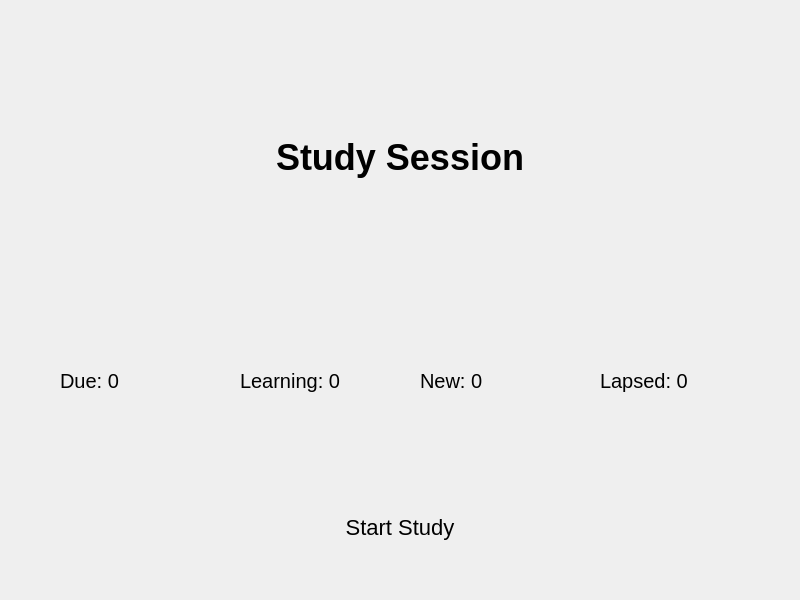
<?xml version="1.0" encoding="UTF-8"?>
<ui version="4.0">
 <class>SrsDashboard</class>
 <widget class="QWidget" name="SrsDashboard">
  <property name="minimumSize">
   <size>
    <width>800</width>
    <height>600</height>
   </size>
  </property>
  <property name="windowTitle">
   <string>Kotoba - Study</string>
  </property>

  <layout class="QVBoxLayout" name="mainLayout">
   <property name="spacing">
    <number>30</number>
   </property>
   <property name="leftMargin">
    <number>60</number>
   </property>
   <property name="rightMargin">
    <number>60</number>
   </property>
   <property name="topMargin">
    <number>60</number>
   </property>
   <property name="bottomMargin">
    <number>60</number>
   </property>

   <!-- Title -->
   <item>
    <widget class="QLabel" name="labelTitle">
     <property name="text">
      <string>Study Session</string>
     </property>
     <property name="styleSheet">
      <string>
font-size: 36px;
font-weight: bold;
      </string>
     </property>
     <property name="alignment">
      <set>Qt::AlignCenter</set>
     </property>
    </widget>
   </item>

   <!-- Stats -->
   <item>
    <layout class="QHBoxLayout" name="statsLayout">
     <property name="spacing">
      <number>40</number>
     </property>

     <item>
      <widget class="QLabel" name="labelDue">
       <property name="text">
        <string>Due: 0</string>
       </property>
       <property name="styleSheet">
        <string>font-size: 20px;</string>
       </property>
      </widget>
     </item>

     <item>
      <widget class="QLabel" name="labelLearning">
       <property name="text">
        <string>Learning: 0</string>
       </property>
       <property name="styleSheet">
        <string>font-size: 20px;</string>
       </property>
      </widget>
     </item>

     <item>
      <widget class="QLabel" name="labelNew">
       <property name="text">
        <string>New: 0</string>
       </property>
       <property name="styleSheet">
        <string>font-size: 20px;</string>
       </property>
      </widget>
     </item>

     <item>
      <widget class="QLabel" name="labelLapsed">
       <property name="text">
        <string>Lapsed: 0</string>
       </property>
       <property name="styleSheet">
        <string>font-size: 20px;</string>
       </property>
      </widget>
     </item>

    </layout>
   </item>

   <!-- Spacer -->
   <item>
    <spacer>
     <property name="orientation">
      <enum>Qt::Vertical</enum>
     </property>
    </spacer>
   </item>

   <!-- Start Button -->
   <item>
    <widget class="QPushButton" name="btnStart">
     <property name="minimumHeight">
      <number>60</number>
     </property>
     <property name="text">
      <string>Start Study</string>
     </property>
     <property name="styleSheet">
      <string>
QPushButton {
    font-size: 22px;
    border-radius: 10px;
}
      </string>
     </property>
    </widget>
   </item>

  </layout>
 </widget>
 <resources/>
 <connections/>
</ui>
